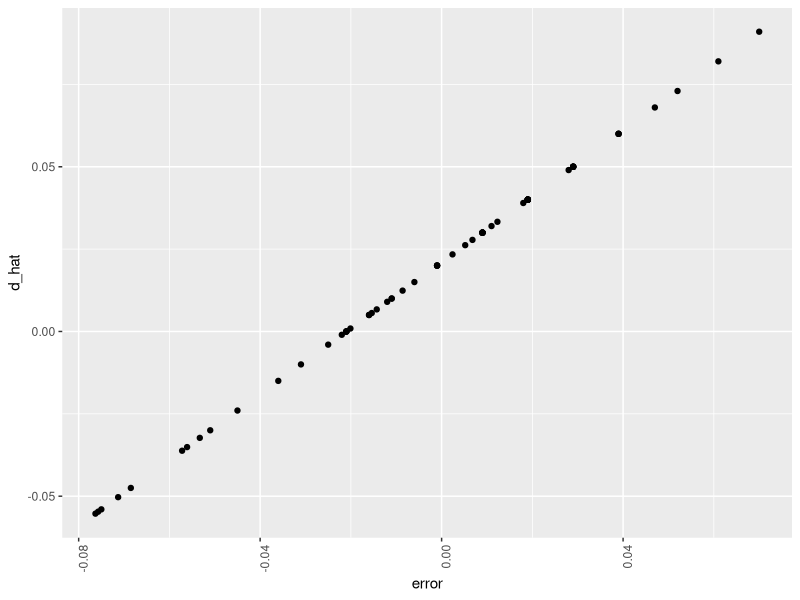
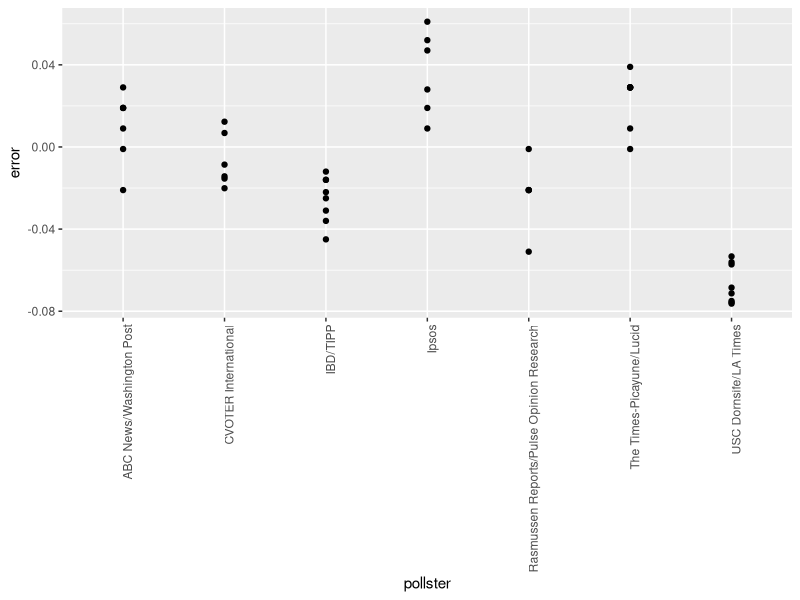

R code for these plots, in order:
library(dslabs)
library(tidyverse)

# Load the data
data("polls_us_election_2016")

nrow(polls_us_election_2016) # 4208

# Generate an object `polls` that contains 
# data filtered for polls that ended on or after October 31, 2016 in the United States
polls <- polls_us_election_2016 %>% filter(enddate >= "2016-10-31" & state == "U.S.") 

nrow(polls) # 70
view(polls)

# Assign the sample size of the first poll in `polls` to a variable called `N`.
N <- polls$samplesize[1]
N

# For the first poll in `polls`, convert the percentage to a proportion of Clinton voters
X_hat <- polls$rawpoll_clinton[1]/100
X_hat # 0.47

# Calculate the standard error of `X_hat`
se_hat <- sqrt(X_hat*(1-X_hat)/N)
se_hat # 0.01059279

# calculate the 95% confidence interval for the proportion of Clinton voters. 
# Save the lower and then the upper confidence interval to a variable called `ci`.
ci<- c(lower = X_hat - qnorm(0.975)*se_hat, upper = X_hat + qnorm(0.975)*se_hat)

ci

#      lower        upper 
# 0.4492385    0.4907615

##############################################

pollster_results <- polls %>%
  mutate(X_hat  = polls$rawpoll_clinton/100)        %>%
  mutate(se_hat = sqrt(X_hat*(1-X_hat)/samplesize)) %>%
  mutate(lower  = X_hat - qnorm(0.975)*se_hat)      %>%
  mutate(upper  = X_hat + qnorm(0.975)*se_hat)      %>%
  select(pollster, enddate, X_hat, se_hat, lower, upper)

# view(pollster_results)

##############################################

# Add a logical variable called `hit` that indicates 
# whether the actual value exists within the confidence interval of each poll. 
# Summarize the average `hit` result 
# to determine the proportion of polls with confidence intervals include the actual value. 

avg_hit <- pollster_results %>% 
  mutate(hit = lower<=0.482 & upper>=0.482) %>% 
  summarize(mean(hit))

avg_hit

#     mean(hit)
# 1   0.3142857

##############################################

# d_hat column contains the difference in the proportion of voters.
polls <- polls_us_election_2016 %>% filter(enddate >= "2016-10-31" & state == "U.S.")  %>%
  mutate(d_hat = rawpoll_clinton/100 - rawpoll_trump/100)

# Assign the sample size of the first poll in `polls` to a variable called `N`. 
N <- polls$samplesize[1]

# For the difference `d_hat` of the first poll in `polls` to a variable called `d_hat`.
d_hat <- polls$d_hat[1]
d_hat # 0.04

# Assign proportion of votes for Clinton to the variable `X_hat`.
X_hat <- (d_hat+1)/2
X_hat # 0.52

# Calculate the standard error of the spread
se_hat <- 2*sqrt(X_hat*(1-X_hat)/N)
se_hat # 0.02120683

# calculate the 95% confidence interval for the difference in the proportions of voters. 
# Save the lower and then the upper confidence interval to a variable called `ci`.
ci <- c(lower = d_hat - qnorm(0.975)*se_hat, upper = d_hat + qnorm(0.975)*se_hat)

##############################################

# Create a new object called `pollster_results_2` that contains columns for 
# pollster name, end date, d_hat, lower confidence interval of d_hat, and 
# upper confidence interval of d_hat for each poll.

pollster_results_2 <-  polls %>% 
  mutate(X_hat = (d_hat+1)/2, 
         se_hat = 2*sqrt(X_hat*(1-X_hat)/samplesize), 
         lower = d_hat - qnorm(0.975)*se_hat, 
         upper = d_hat + qnorm(0.975)*se_hat) %>% 
  select(pollster, enddate, d_hat, lower, upper)

# view(pollster_results_2)

##############################################

# Add a logical variable called `hit` that 
# indicates whether the actual value (0.021) exists within the confidence interval of each poll. 
# Summarize the average `hit` result 
# to determine the proportion of polls with confidence intervals include the actual value. 

avg_hit <- pollster_results_2 %>% 
  mutate(hit = lower<=0.021 & upper>=0.021) %>% 
  summarize(mean(hit))

avg_hit

#     mean(hit)
# 1   0.7714286

##############################################

# Add variable called `error` to the object `polls` that 
# contains the difference between d_hat and the actual difference on election day. 
# Then make a plot of the error stratified by pollster.

polls %>% mutate(error = d_hat - 0.021) %>% 
  ggplot(aes(x = error, y = d_hat)) +
  geom_point() +
  theme(axis.text.x = element_text(angle = 90, hjust = 1))

##############################################

# Add variable called `error` to the object `polls` that 
# contains the difference between d_hat and the actual difference on election day. 
# Then make a plot of the error stratified by pollster, but 
# only for pollsters who took 5 or more polls.

polls %>% mutate(error = d_hat - 0.021) %>%
  group_by(pollster) %>%
  filter(n() >= 5) %>%
  ggplot(aes(pollster, error)) +
  geom_point() +
  theme(axis.text.x = element_text(angle = 90, hjust = 1))

##############################################
